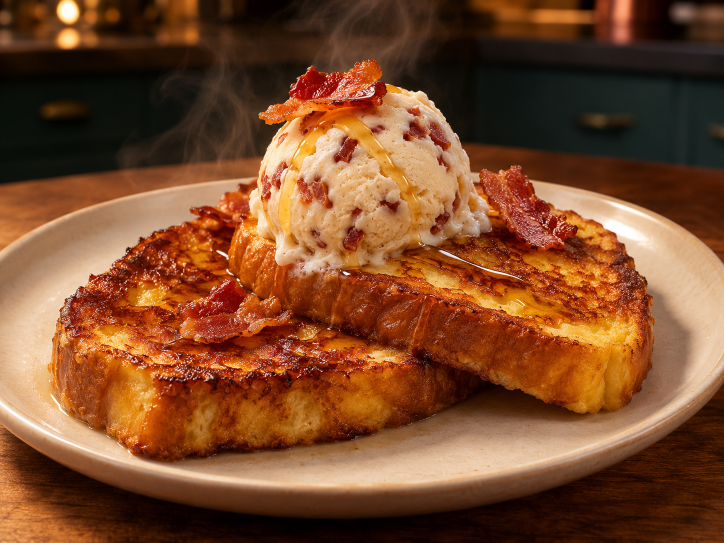
#> input picture marketing/creative/projects/breakfast/references/hero-food.png, 1448 x 1086 px, given in place of chef-toxic-progression.png, which was not available (shown at 1/2 size); the run also reads 1 picture not shown here
$ python breakfast_ui.py
#> lines starting #> are read from the running program, lines starting #| are printed output that depends on the picture
### marketing/creative/shared/engine.py
"""Reusable Food Felonies rendering primitives, independent of campaign folders.

Coordinates use the original 720x1280 design space; output is1080x1920.
No generation jobs, network access, or campaign food photographs are loaded.
"""
from pathlib import Path
from functools import lru_cache
from types import SimpleNamespace
import math
import cv2
import numpy as np
from PIL import Image, ImageDraw, ImageFont, ImageEnhance, ImageFilter, ImageOps

ROOT = Path(__file__).resolve().parent
S, W, H, FPS = 1.5, 1080, 1920, 30
PAPER, WHITE, INK, RED = '#FAF6EF', '#FFFFFF', '#211F1C', '#C83E2F'
MUTED, MUSTARD, PICKLE, GREEN = '#665E56', '#F5BA47', '#B7D76E', '#276D52'
RES = RESAMPLE = Image.Resampling.LANCZOS
STAGES = ['CURIOUS','BAD IDEA','SUIT UP','TOXIC','UNSTABLE','FOOD FELONY']


@lru_cache(maxsize=100)
def font(size, role="body", bold=False):
    paths = {
        "display": "bricolagegrotesque/BricolageGrotesque.ttf",
        "body": "dmsans/DMSans.ttf",
        "mono": "ibmplexmono/IBMPlexMono-Regular.ttf",
    }
    f = ImageFont.truetype(str(ROOT / "brand/fonts" / paths[role]), int(size))
    try:
        axes = f.get_variation_axes()
        values = []
        for axis in axes:
            name = axis["name"].decode().lower()
            values.append(min(axis["maximum"], 800 if role == "display" else 700) if "weight" in name and (bold or role == "display") else axis["default"])
        f.set_variation_by_axes(values)
    except (OSError, ValueError):
        pass
    return f

def cover(im, width, height, focus=0.5):
    factor = max(width / im.width, height / im.height)
    nw, nh = round(im.width * factor), round(im.height * factor)
    im = im.resize((nw, nh), RESAMPLE)
    left = (nw - width) // 2
    top = round((nh - height) * focus)
    return im.crop((left, top, left + width, top + height))


brand = SimpleNamespace(PAPER=PAPER, WHITE=WHITE, INK=INK, RED=RED,
    MUTED=MUTED, MUSTARD=MUSTARD, PICKLE=PICKLE, GREEN=GREEN,
    font=font, v1=SimpleNamespace(cover=cover, RESAMPLE=RES))


def sc(v):
    return round(v*S)


def box(values):
    return tuple(sc(v) for v in values)


def rr(d, values, fill, radius=18, outline=None, width=1):
    d.rounded_rectangle(box(values), radius=sc(radius), fill=fill, outline=outline, width=sc(width))


def text(d, xy, value, size=25, color=INK, role="body", bold=False, anchor=None):
    d.text(tuple(sc(v) for v in xy), value, font=brand.font(sc(size), role, bold), fill=color, anchor=anchor)


def paste(im, asset, rect, focus=.5, rounded=0, contain=False):
    x,y,w,h = rect
    if contain:
        factor=min(sc(w)/asset.width,sc(h)/asset.height)
        fitted=asset.resize((round(asset.width*factor),round(asset.height*factor)),RES)
        canvas=Image.new("RGB",(sc(w),sc(h)),PAPER)
        canvas.paste(fitted,((canvas.width-fitted.width)//2,(canvas.height-fitted.height)//2))
        asset=canvas
    else:
        asset = brand.v1.cover(asset, sc(w), sc(h), focus)
    if rounded:
        mask = Image.new("L", asset.size)
        ImageDraw.Draw(mask).rounded_rectangle((0,0,asset.width-1,asset.height-1),radius=sc(rounded),fill=255)
        im.paste(asset, (sc(x),sc(y)), mask)
    else:
        im.paste(asset, (sc(x),sc(y)))


def ease(v):
    v=max(0,min(1,v))
    return 1-(1-v)**3


def new_layer():
    return Image.new("RGBA", (W,H), (0,0,0,0))


# [138 lines left out: functions ordered_quad, detect_phone, composite_phone, precompute_phone_track, lower_pill, uploads, not called in this run]


class Reader:
    # [22 lines left out: functions __init__, get, not called in this run]


# Compatibility names used by the existing campaign templates.
# These aliases point to local primitives; no old render module is imported.
v5 = SimpleNamespace(**{name:globals()[name] for name in (
    'S','W','H','FPS','PAPER','WHITE','INK','RED','PICKLE','MUTED','GREEN','MUSTARD',
    'RES','brand','font','cover','sc','box','rr','text','paste','ease','new_layer',
    'ordered_quad','detect_phone','composite_phone','precompute_phone_track',
    'lower_pill','uploads','Reader')})


# [47 lines left out: functions rigid_track, pop_layer, punch, not called in this run]


previous = SimpleNamespace(v5=v5, rigid_track=rigid_track,
    pop_layer=pop_layer, punch=punch)


SHEET = Image.open(ROOT/'brand/chef-toxic-progression.png').convert('RGBA')
SPRITES = [SHEET.crop(((i%3)*512, (i//3)*512, (i%3+1)*512, (i//3+1)*512)) for i in range(6)]
#> SPRITES = 6 items

# [11 lines left out: functions ingredient_art, app_design, not called in this run]

@lru_cache(maxsize=1)
def approved_end_card():
    return ImageOps.fit(Image.open(ROOT/'brand/end-card-mask.png').convert('RGB'),(W,H),RES)

def end_card(t=0):
    """Approved static mask ending; t is accepted by campaign renderers."""
    return approved_end_card().copy()


def crime(t):
    return round(100*min(max(t/1.55,0),1))


def stage(t):
    return min(5, int(crime(t)//20))


def place_art(layer, art, center, size, angle=0):
    piece = art.resize((sc(size), sc(size)), RES)
    if angle:
        piece = piece.rotate(angle, Image.Resampling.BICUBIC, expand=True)
    layer.alpha_composite(piece, (round(sc(center[0])-piece.width/2), round(sc(center[1])-piece.height/2)))


@lru_cache(maxsize=200)
def type_art(label, size, color=PAPER):
    font = v5.brand.font(sc(size), 'display', True)
    stroke = sc(2.5)
    bb = ImageDraw.Draw(Image.new('RGBA',(1,1))).textbbox((0,0),label,font=font,stroke_width=stroke)
    pad = sc(16)
    im = Image.new('RGBA',(bb[2]-bb[0]+pad*2,bb[3]-bb[1]+pad*2))
    d = ImageDraw.Draw(im)
    xy = (pad-bb[0],pad-bb[1])
    d.text((xy[0]+sc(3),xy[1]+sc(5)),label,font=font,fill=INK,stroke_width=sc(4),stroke_fill=INK)
    d.text(xy,label,font=font,fill=color,stroke_width=stroke,stroke_fill=INK if color==PAPER else PAPER)
    return im


def floating(layer,label,center,size,age,color=PAPER,angle=-5,life=100,drift=1.8):
    if age<0 or age>=life:
        return
    p=min(age/.19,1)
    # Fast controlled overshoot. Once settled, the lettering stays readable.
    z=.76+.24*ease(p)+.10*math.sin(math.pi*p)
    end=max(0,min(1,(life-age)/.10))
    z*=.92+.08*end
    art=type_art(label,size,color)
    art=art.resize((round(art.width*z),round(art.height*z)),RES)
    rotation=angle+(1-p)*8
    art=art.rotate(rotation,Image.Resampling.BICUBIC,expand=True)
    alpha=min(1,age/.06)*end
    if alpha<1:
        art.putalpha(art.getchannel('A').point(lambda x:round(x*alpha)))
    x=center[0]+drift*math.sin(age*2.2)
    y=center[1]+22*(1-ease(p))+drift*math.sin(age*2.8)
    layer.alpha_composite(art,(round(sc(x)-art.width/2),round(sc(y)-art.height/2)))


# [10 lines left out: function rays, not called in this run]


def chef(layer,t,center,size):
    idx=stage(t)
    age=t-idx*.31
    kick=.055*math.sin(min(max(age,0)/.18,1)*math.pi) if age<.18 else 0
    tilt=(1.1 if idx>2 else .5)*math.sin(t*6)
    place_art(layer,SPRITES[idx],center,size*(1+kick),tilt)


@lru_cache(maxsize=1)
def opening_wash():
    a=np.zeros((H,W,4),np.uint8)
    a[:,:,:3]=(250,246,239)
    a[:,:,3]=np.clip((np.arange(H)[:,None]-sc(835))/sc(230),0,1)*245
    return Image.fromarray(a)


# [20 lines left out: function opening, not called in this run]


def leader(layer,a,b):
    d=ImageDraw.Draw(layer)
    mid=((a[0]+b[0])/2+15,(a[1]+b[1])/2)
    points=[]
    for u in np.linspace(0,1,20):
        points.append((sc((1-u)**2*a[0]+2*u*(1-u)*mid[0]+u*u*b[0]),
                       sc((1-u)**2*a[1]+2*u*(1-u)*mid[1]+u*u*b[1])))
    d.line(points,fill=PAPER,width=sc(5),joint='curve')
    d.line(points,fill=INK,width=sc(1.5),joint='curve')
    d.ellipse(box((b[0]-3,b[1]-3,b[0]+3,b[1]+3)),fill=RED)


# [36 lines left out: functions stamp, phone_ui, not called in this run]

### marketing/creative/projects/breakfast/breakfast_ui.py
"""Food-specific branded overlays for Breakfast: Final Boss.

All scene overlay functions mutate and return the supplied RGBA layer. Coordinates
are in the existing 720x1280 design space, scaled to the 1080x1920 output by S.
The source bitmaps remain unchanged; this module performs layout and animation.
"""
from pathlib import Path
from functools import lru_cache
import sys
import math
import numpy as np
from PIL import Image, ImageDraw, ImageFilter, ImageOps

ROOT = Path(__file__).resolve().parent
REF = ROOT / 'references'
SHARED = ROOT.parents[1] / 'shared'
sys.path.insert(0, str(SHARED))
import engine as v7
v5 = v7.v5
W, H, FPS, S = v7.W, v7.H, v7.FPS, v7.S
sc, box, rr, text, paste = v7.sc, v7.box, v7.rr, v7.text, v7.paste
PAPER, INK, RED, PICKLE, MUTED, GREEN = v7.PAPER, v7.INK, v7.RED, v7.PICKLE, v7.MUTED, v7.GREEN
MUSTARD = v5.brand.MUSTARD
RES = Image.Resampling.LANCZOS
HERO = Image.open(REF / 'hero-food.png').convert('RGB')
#> HERO is the input picture: PIL image 1448x1086 RGB; mean R, G, B 123.8, 74.3, 42.7
RESULT = Image.open(REF / 'homemade-result.png').convert('RGB')
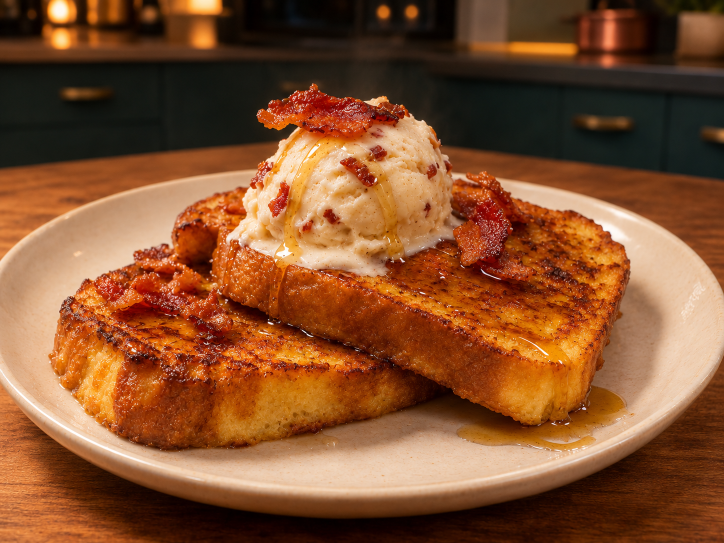
#> input picture marketing/creative/projects/breakfast/references/homemade-result.png, 1448 x 1086 px (shown at 1/2 size)
#> RESULT is the input picture: PIL image 1448x1086 RGB; mean R, G, B 132.8, 80.9, 46.3
CASE_ID, CRIME_SCORE = 'AC-059', 88
INGREDIENT_NAMES = ['brioche', 'egg-mix', 'bacon', 'ice-cream']
INGREDIENT_LABELS = ['BRIOCHE', 'EGG MIX', 'BACON', 'ICE CREAM']


def ease(value):
    return v7.ease(value)


@lru_cache(maxsize=4)
def ingredient_art(index):
    sheet = Image.open(REF / 'ingredient-atlas.png').convert('RGBA')
    cw, ch = sheet.width // 2, sheet.height // 2
    col, row = index % 2, index // 2
    tile = sheet.crop((col*cw, row*ch, (col+1)*cw, (row+1)*ch))
    bounds = tile.getchannel('A').getbbox()
    return tile.crop(bounds) if bounds else tile


def place_cutout(layer, art, center, size=84, angle=0):
    piece = art.copy()
    piece.thumbnail((sc(size), sc(size)), RES)
    if angle:
        piece = piece.rotate(angle, Image.Resampling.BICUBIC, expand=True)
    layer.alpha_composite(piece, (round(sc(center[0])-piece.width/2), round(sc(center[1])-piece.height/2)))


# [38 lines left out: function phone_ui, not called in this run]


def opening(layer, t):
    layer.alpha_composite(v7.opening_wash())
    v7.floating(layer, 'BREAKFAST:', (360,90), 40, t, PAPER, -3, life=2, drift=.6)
    v7.floating(layer, 'FINAL BOSS', (360,151), 61, t-.045, RED if t>=1.55 else PAPER, -3, life=1.955, drift=.6)
    v7.chef(layer, t, (177,984), 255)
    value = v7.crime(t)
    d = ImageDraw.Draw(layer)
    text(d, (506,917), 'CRIME LEVEL', 22, INK, 'mono', anchor='mm')
    text(d, (507,985), str(value), 91, RED, 'display', anchor='mm')
    text(d, (507,1050), v7.STAGES[v7.stage(t)], 20, RED, 'mono', anchor='mm')
    rr(d, (63,1122,657,1134), '#D8D2C6', 6)
    xx = 63 + 594*value/100
    if value:
        rr(d, (63,1122,xx,1134), RED, 6)
    for notch in range(1,5):
        x = 63 + 594*notch/5
        d.line(box((x,1123,x,1133)), fill=PAPER, width=sc(3))
    d.ellipse(box((xx-15,1113,xx+15,1143)), fill=RED, outline=PAPER, width=sc(3))
    text(d, (63,1170), 'Normal', 21, MUTED)
    text(d, (657,1170), 'Food Felony', 21, RED, anchor='ra')
    return layer


def dish_reveal(layer, t):
    age = t-2
    if age < 0:
        return layer
    panel = Image.new('RGBA', (sc(560),sc(568)), PAPER)
    d = ImageDraw.Draw(panel)
    rr(d, (146,20,414,61), MUSTARD, 8)
    text(d, (280,40), 'RECIPE UNLOCKED', 19, INK, 'mono', anchor='mm')
    paste(panel, HERO, (15,79,530,398), .5, 15)
    text(d, (280,520), 'CRIME LEVEL  88 / 100', 21, RED, 'mono', anchor='mm')
    panel = panel.rotate(-2+ease(age/.22), Image.Resampling.BICUBIC, expand=True)
    layer.alpha_composite(panel, (round(sc(360)-panel.width/2), round(sc(563)-panel.height/2+sc(36*(1-ease(age/.22))))))
    v7.floating(layer, 'BACON ICE-CREAM', (360,1000), 43, age, RED, -4, life=1.2)
    v7.floating(layer, 'FRENCH TOAST', (360,1075), 58, age-.045, PAPER, 2, life=1.155)
    return layer


def grin(layer, t):
    v7.floating(layer, 'Do I dare to cook this?', (360,1070), 54, t-3.24, PAPER, -4, life=1.46, drift=1.2)
    return layer


DEFAULT_INVENTORY = {
    'brioche': {'center':(160,185), 'target':(200,400), 'size':42, 'angle':-5},
    'egg-mix': {'center':(545,185), 'target':(530,430), 'size':42, 'angle':4},
    'bacon': {'center':(155,1030), 'target':(180,810), 'size':43, 'angle':-5},
    'ice-cream': {'center':(550,1030), 'target':(545,820), 'size':41, 'angle':4},
}


def inventory(layer, t, layout=None):
    """Optional layout maps ingredient keys to center/target/size/angle/icon entries.

    A key may also map directly to an (x,y) center. Set target=None to omit its
    leader, or pass an explicit icon center. This lets raw-footage QA tune anchors.
    """
    for i, (key,label) in enumerate(zip(INGREDIENT_NAMES,INGREDIENT_LABELS)):
        settings = dict(DEFAULT_INVENTORY[key])
        if layout and key in layout:
            change = layout[key]
            settings.update(change if isinstance(change,dict) else {'center':change})
        start = 4.75+i*.13
        age = t-start
        if age < 0:
            continue
        center, target = settings['center'], settings.get('target')
        size, angle = settings.get('size',42), settings.get('angle',-4)
        if target is not None and age>.10:
            direction = -1 if target[1]<center[1] else 1
            v7.leader(layer, (center[0],center[1]+direction*31), target)
        icon_center = settings.get('icon',(center[0],center[1]-76))
        kick = 1+.10*math.sin(math.pi*min(age/.18,1)) if age<.18 else 1
        place_cutout(layer, ingredient_art(i), icon_center, 88*kick, angle/2)
        v7.floating(layer, label, center, size, age, RED if i%2==0 else GREEN, angle, life=6-start, drift=.7)
    return layer


# Timing follows the measured source cuts, retimed from6 seconds to5 seconds.
_CUTS = [6+x*5/6 for x in [0,1.0417,1.8333,2.6667,4.3333,6]]
COOKING_CUES = [
    (_CUTS[0],_CUTS[1],'DIP.',(164,1100),72,PAPER,-6),
    (_CUTS[1],_CUTS[2],'FLIP.',(540,1100),72,RED,5),
    (_CUTS[2],_CUTS[3],'CRUNCH.',(190,1100),65,PAPER,-5),
    (_CUTS[3],_CUTS[4],'FINISHER.',(360,1110),62,RED,3),
    (_CUTS[4],_CUTS[5],'WORTH IT.',(360,1100),65,PAPER,-3),
]


def cooking(layer, t):
    cue = next((c for c in COOKING_CUES if c[0]<=t<c[1]), None)
    if cue is None:
        return layer
    start,end,label,center,size,color,angle = cue
    v7.floating(layer, label, center, size, t-start, color, angle, life=end-start)
    combo = min(4, 1+sum(t>=c[0] for c in COOKING_CUES[1:4]))
    d = ImageDraw.Draw(layer)
    rr(d, (544,65,685,133), PAPER, 14, outline='#D8D1C8', width=1)
    text(d, (560,79), 'COMBO', 13, MUTED, 'mono')
    text(d, (666,104), f'x{combo}', 29, RED, 'display', anchor='rm')
    for i in range(4):
        d.ellipse(box((560+i*14,111,566+i*14,117)), fill=RED if i<combo else '#D8D1C8')
    return layer


@lru_cache(maxsize=2)
def photo_card(which):
    source = HERO if which==0 else RESULT
    photo = ImageOps.fit(source, (sc(304),sc(234)), RES, centering=(.5,.52))
    card = Image.new('RGBA', (sc(320),sc(250)), PAPER)
    card.alpha_composite(photo.convert('RGBA'), (sc(8),sc(8)))
    card = card.rotate(1.2 if which==0 else -1.2, Image.Resampling.BICUBIC, expand=True)
    shadow = Image.new('RGBA', card.size)
    shadow.putalpha(card.getchannel('A').point(lambda a:round(a*.16)))
    shadow = shadow.filter(ImageFilter.GaussianBlur(sc(4)))
    out = Image.new('RGBA', (card.width+sc(18),card.height+sc(20)))
    out.alpha_composite(shadow, (sc(10),sc(12)))
    out.alpha_composite(card, (sc(7),sc(5)))
    return out


def comparison(layer, t):
    age = t-11.2
    if age<0:
        return layer
    v7.floating(layer, 'SHOW THE EVIDENCE.', (360,90), 43, age, PAPER, -4, life=2.8)
    card_layer = v5.new_layer()
    top = 590+round(55*(1-ease(age/.28)))
    shadow = v5.new_layer();sd = ImageDraw.Draw(shadow)
    rr(sd, (29,top+7,697,1193), (25,20,15,32), 27)
    card_layer.alpha_composite(shadow.filter(ImageFilter.GaussianBlur(sc(8))))
    d = ImageDraw.Draw(card_layer)
    rr(d, (27,top,693,1185), PAPER, 27)
    text(d, (51,top+26), 'My breakfast felony', 28, role='display')
    text(d, (668,top+36), '#AC-059', 17, RED, 'mono', anchor='ra')
    text(d, (199,top+97), 'The idea', 29, role='display', anchor='mm')
    text(d, (521,top+97), 'The result', 29, role='display', anchor='mm')
    for i,x in enumerate([199,521]):
        tile = photo_card(i)
        card_layer.alpha_composite(tile, (round(sc(x)-tile.width/2),sc(top+126)))
    text(d, (360,top+405), 'CRIME LEVEL  88 / 100', 18, RED, 'mono', anchor='mm')
    tap = t-13.35
    press = math.sin(max(0,min(1,tap/.16))*math.pi)*3 if 0<tap<.16 else 0
    shared = t>=13.48
    button_y = top+447+press
    rr(d, (51,button_y,669,button_y+83), GREEN if shared else RED, 40)
    if shared:
        d.line([tuple(map(sc,p)) for p in [(263,button_y+40),(273,button_y+50),(290,button_y+31)]], fill='white', width=sc(3), joint='curve')
        text(d, (382,button_y+41), 'Shared!', 31, 'white', bold=True, anchor='mm')
    else:
        d.line([tuple(map(sc,p)) for p in [(231,button_y+51),(231,button_y+31),(223,button_y+39),(231,button_y+31),(239,button_y+39)]], fill='white', width=sc(2), joint='curve')
        text(d, (387,button_y+41), 'Share my result', 30, 'white', bold=True, anchor='mm')
    text(d, (360,top+562), 'Commercial dramatization', 14, MUTED, anchor='mm')
    if t>=13.86:
        alpha = max(0,1-(t-13.86)/.20)
        card_layer.putalpha(card_layer.getchannel('A').point(lambda a:round(a*alpha)))
    layer.alpha_composite(card_layer)
    return layer


@lru_cache(maxsize=5)
def avatar(index=-1):
    if index<0:
        im = Image.open(REF/'lead-actor.png').convert('RGB').crop((170,60,770,660))
    else:
        im = Image.open(SHARED/f'recipients/references/recipient-{index}.png').convert('RGB').crop((70,30,740,700))
    im = ImageOps.fit(im, (sc(38),sc(38)), RES)
    mask = Image.new('L',im.size)
    ImageDraw.Draw(mask).ellipse((0,0,im.width-1,im.height-1),fill=255)
    im = im.convert('RGBA');im.putalpha(mask)
    return im


# [13 lines left out: function post_card, not called in this run]


@lru_cache(maxsize=4)
def community_photo(index):
    sheet = Image.open(REF/'community-results-atlas.png').convert('RGB')
    cw,ch = sheet.width//2,sheet.height//2
    col,row = index%2,index//2
    return sheet.crop((col*cw,row*ch,(col+1)*cw,(row+1)*ch))


def uploads(t):
    im = Image.new('RGBA',(W,H),PAPER)
    d = ImageDraw.Draw(im)
    text(d,(360,93),'Cooked Results',48,role='display',anchor='mm')
    text(d,(360,151),'Same recipe. Four versions.',24,MUTED,anchor='mm')
    for i in range(4):
        age = t-21.2-i*.04
        if age<0:
            continue
        u = ease(age/.17)
        x,y = 36+(i%2)*344,235+(i//2)*416+round(65*(1-u))
        rr(d,(x,y,x+304,y+364),'white',20,outline='#DDD6CC',width=1)
        paste(im,community_photo(i),(x+10,y+10,284,263),.5,14)
        im.alpha_composite(avatar(i),(sc(x+15),sc(y+292)))
        text(d,(x+66,y+300),'Photo added',22,GREEN,bold=True)
    text(d,(360,1167),'Commercial dramatization',15,MUTED,anchor='mm')
    return im


@lru_cache(maxsize=1)
def _end_frame():
    return ImageOps.fit(Image.open(SHARED/'brand/end-card-mask.png').convert('RGB'),(W,H),RES)


def end_card(t):
    return _end_frame().copy()


def _preview():
    """Optional UI-only QA board, without any video-model calls."""
    (ROOT/'build/qa').mkdir(parents=True, exist_ok=True)
    board = Image.new('RGB',(5*270,2*520),PAPER)
    views = []
    for t in [.5,1.75]:
        layer = Image.new('RGBA',(W,H),'#344B48');opening(layer,t);views.append(layer.convert('RGB'))
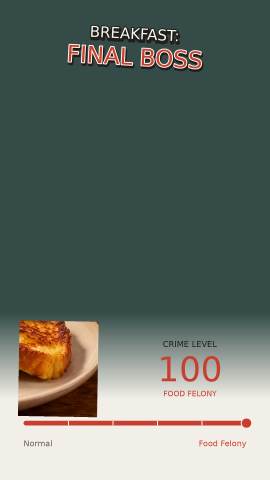
#> layer: PIL image 1080x1920 RGBA (shown at 1/4 size); mean R, G, B, A 101.4, 110.7, 104.4, 255
#> after the loop, views = 2 items
    for fn,t in [(dish_reveal,2.7),(inventory,5.7),(cooking,8.8),(comparison,12.6),(comparison,13.7)]:
        layer = Image.new('RGBA',(W,H),'#344B48');fn(layer,t);views.append(layer.convert('RGB'))
#> this loop made 5 passes
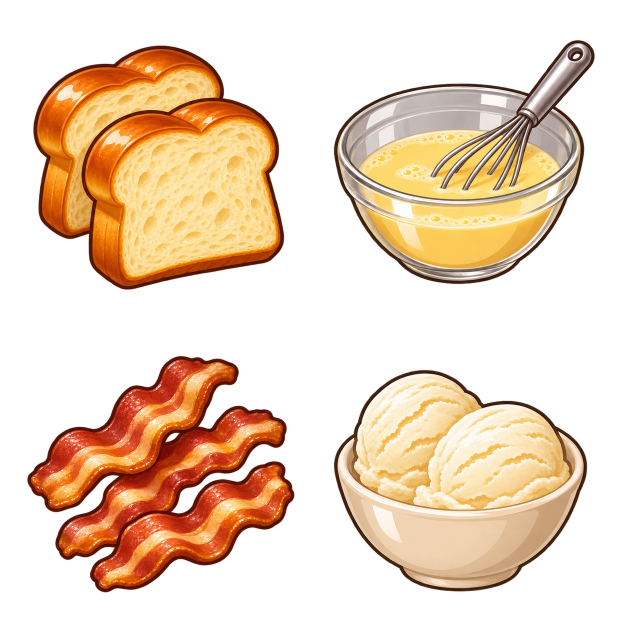
#> input picture marketing/creative/projects/breakfast/references/ingredient-atlas.png, 1254 x 1254 px (shown at 1/2 size)
#> after the loop:
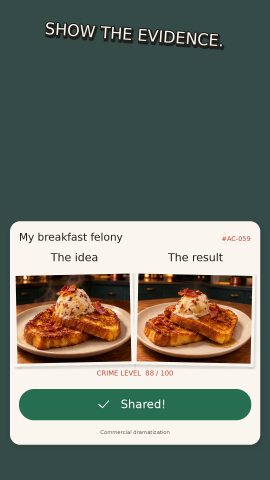
#> layer: PIL image 1080x1920 RGBA (shown at 1/4 size); mean R, G, B, A 106.7, 114.1, 104.3, 255
#> after the loop, views = 7 items
    views += [uploads(21.7),end_card(1)]
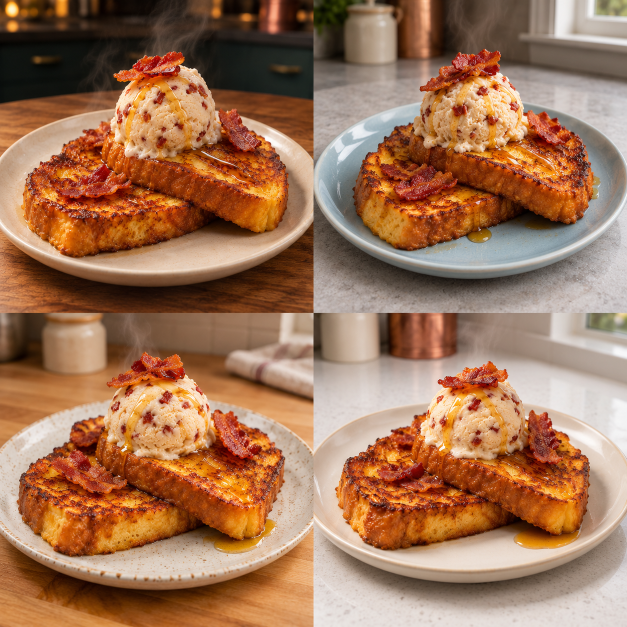
#> input picture marketing/creative/projects/breakfast/references/community-results-atlas.png, 1254 x 1254 px (shown at 1/2 size)
#> in community_photo, sheet is the input picture: PIL image 1254x1254 RGB; mean R, G, B 160.3, 116.3, 86.7
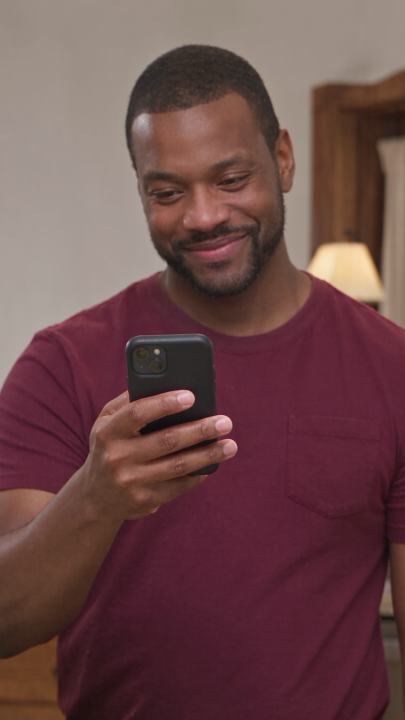
#> input picture marketing/creative/shared/recipients/references/recipient-0.png, 810 x 1440 px (shown at 1/2 size)
#> in avatar, `im.putalpha(mask)`:
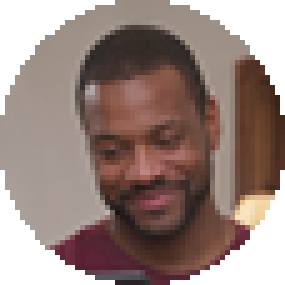
#> im: PIL image 57x57 RGBA (shown 5 times larger); mean R, G, B, A 127.6, 101.7, 94.7, 200.4; transparent parts drawn white
    for i,im in enumerate(views):
        board.paste(im.resize((270,480),RES),((i%5)*270,(i//5)*520))
#> this loop made 9 passes
    board.save(ROOT/'build/qa/ui-preview.jpg',quality=95)
    return ROOT/'build/qa/ui-preview.jpg'


if __name__=='__main__':
    print(_preview())
